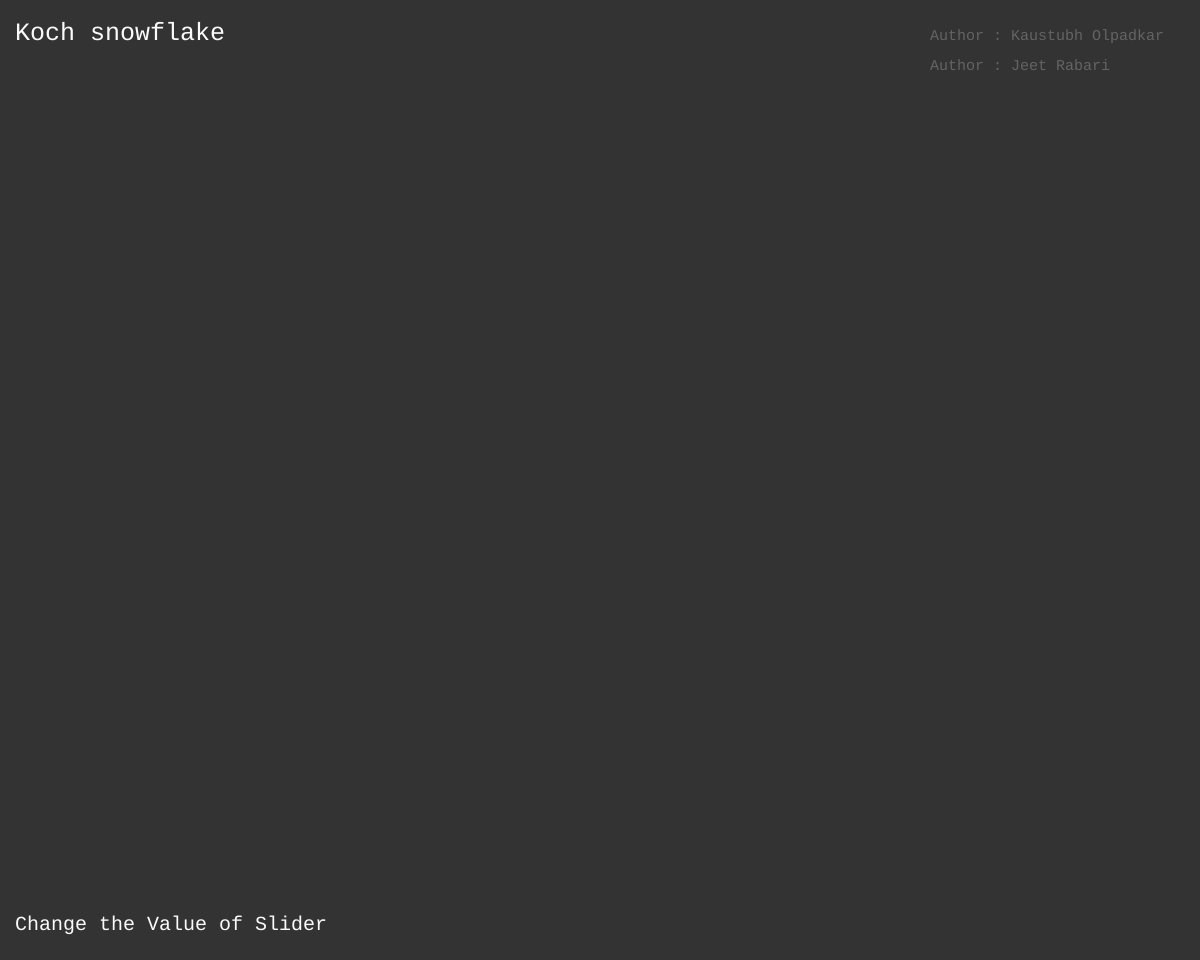
Frame 1 (no input)
Frame 60 (no input): identical to frame 1, image omitted
Frame 120 (the mouse pressed at the canvas centre since frame 60): identical to frame 1, image omitted

The p5.js sketch that drew this single still picture (run headless with seeded random() and noise() and a simulated clock; from frame 60 on, the mouse is pressed at the canvas centre):

// p5.js sketch
// ── sketch.js

var Ax, Ay, Bx, By, Cx, Cy;

var points = [];
var nSlider;

var instruction = "Change the Value of Slider"

var count = 0;
var approximation;

function setup () {
  createCanvas(windowWidth, windowHeight - 40);
  nSlider = createSlider(1, 10, 4);
  approximation = createSpan(nSlider.value());
  startX = 100;
  startY = height - 10;
  endX = windowWidth - 100;
  endY = height - 100;
}

function draw () {
  background(51);
  approximation.html(nSlider.value().toString());
  fill(250);
  textFont('monospace');
  textSize(25);
  text("Koch snowflake", 15, 40);
  textSize(20);
  text(instruction, 15, height - 30);
  fill(100);
  textSize(15);
    // text("Note : Use Maximum 5 Clusters", 15, windowHeight - 7);
  text("Author : Kaustubh Olpadkar", windowWidth - 270, 40);
  text("Author : Jeet Rabari", windowWidth - 270, 70);

  stroke(255);
  if (count == 3) {
    for (var i = 0; i < points.length; i++) {
      koch(points[i][0], points[i][1], points[(i + 1)%points.length][0], points[(i + 1)%points.length][1], nSlider.value());
    }
  }
  noStroke();
}

function mousePressed () {
  if (count < 3) {
    points.push([]);
    points[count].push(mouseX);
    points[count].push(mouseY);
    count++;
  }
}

function koch (startX, startY, endX, endY, iteration) {
  if (iteration == 1) {
    line(startX, startY, endX, endY);
    return;
  }
  var ax = (2 * startX + 1 * endX) / 3;
  var ay = (2 * startY + 1 * endY) / 3;

  var bx = (1 * startX + 2 * endX) / 3;
  var by = (1 * startY + 2 * endY) / 3;

  var cx = 0.5 * (ax - bx) - 0.8660 * (ay - by) + bx;
  var cy = 0.8660 * (ax - bx) + 0.5 * (ay - by) + by;

  koch(startX, startY, ax, ay, iteration - 1);
  koch(ax, ay, cx, cy, iteration - 1);
  koch(cx, cy, bx, by, iteration - 1);
  koch(bx, by, endX, endY, iteration - 1);
}
